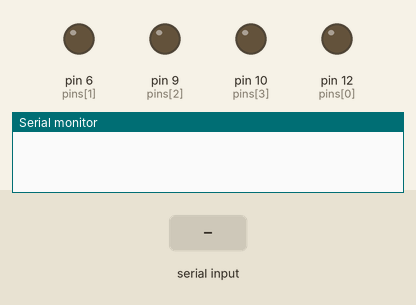
A sketch run on a simulated Arduino Mega 2560, built with avr-gcc and run on an emulated ATmega2560. On the bench: output pins drawn as LEDs (lit = HIGH), the last lines printed to the serial monitor. The test bench sets the inputs (shaded band).

Above: at 1.2 s.
1.3 s: "30,150\n" received over the second serial link
At 1.58 s:
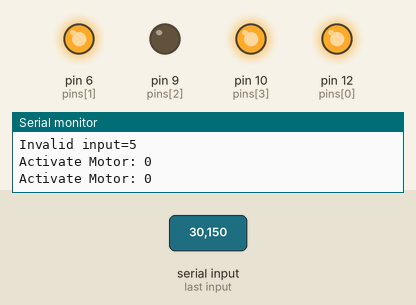
3.3 s: "200\n" received over the second serial link
At 3.57 s:
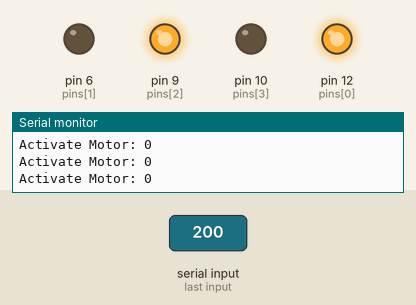
Timing chart, 0 to 6.3 s (numbered marks = the images above; inputs shaded):
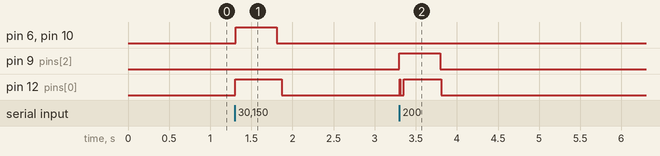

The sketch:

Main.ino
```cpp
#include <SoftwareSerial.h>
// Motoren mit Pins 6, 9, 10 und 12 verbinden
// Bluetooth-Modul mit TX -> RX und TX -> RX verbinden
int pins[] = {12, 6, 9, 10};
const int PINS = 4;
const int VIBRATE_COUNT = 1;
const int VIBRATE_DELAY = 500;

const int RX_PIN = 0;
const int TX_PIN = 1;

const int BAUD_RATE = 9600;

unsigned char switchCount[] = {0, 0, 0, 0};
unsigned long switchTime[] = {0, 0, 0, 0};

void setup()
{
  Serial.begin(BAUD_RATE);
  Serial1.begin(BAUD_RATE);

  while (!Serial && !Serial1) {
    ; // wait for serial ports to connect
  }

  for (int i = 0; i < PINS; i++)
  {
    pinMode(pins[i], OUTPUT);
    digitalWrite(pins[i], LOW);
  }
}

void loop()
{
  if (Serial1.available()) {
    int inChar = Serial1.read();
    //Serial.println(inChar);
    String inString = "";
    inString += (char) inChar;

    int intInput = inString.toInt();
    handleSerialInput(intInput);
  }

  unsigned long now = millis();
  for (int i = 0; i < PINS; i++) {
    if (switchCount[i] > 0 && switchTime[i] <= now) {
      switchCount[i]--;
      switchTime[i] = now + VIBRATE_DELAY;
      if (digitalRead(pins[i]) == LOW)
        digitalWrite(pins[i], HIGH);
      else
        digitalWrite(pins[i], LOW);
    }
  }

  // if (Serial.available())
  // {
  //   Serial.println(Serial.read());
  //   int input = ((int)Serial.read()) - 48;
  //   handleSerialInput(input);
  // }
}

void handleSerialInput(int input)
{
  if (validInput(input))
  {
    activateMotor(input);
  }
  else
  {
    Serial.print("Invalid input=");
    Serial.println(input);
  }
}

void activateMotor(int motorId)
{
  Serial.print("Activate Motor: ");
  Serial.println(motorId);

  digitalWrite(pins[motorId], LOW);
  switchCount[motorId] = VIBRATE_COUNT * 2;
  switchTime[motorId] = millis();

  /*int pin = pins[motorId];

    for (int i = 0; i < VIBRATE_COUNT; i++)
    {
    digitalWrite(pin, HIGH);
    delay(300);
    digitalWrite(pin, LOW);
    delay(300);
  }*/
}

boolean validInput(int input)
{
  return input >= 0 && input < PINS;
}
```

Measured:
- after the input at 1.3 s, pin 6 (pins[1]), pin 10 (pins[3]): LOW → HIGH at once, → LOW 0.50 s later; pin 12 (pins[0]): LOW → HIGH at once, → LOW 0.57 s later
- after the input at 3.3 s, pin 9 (pins[2]): LOW → HIGH at once, → LOW 0.50 s later; pin 12 (pins[0]): LOW → HIGH at once, → LOW 0.01 s later, → HIGH 0.04 s later, → LOW 0.46 s later
